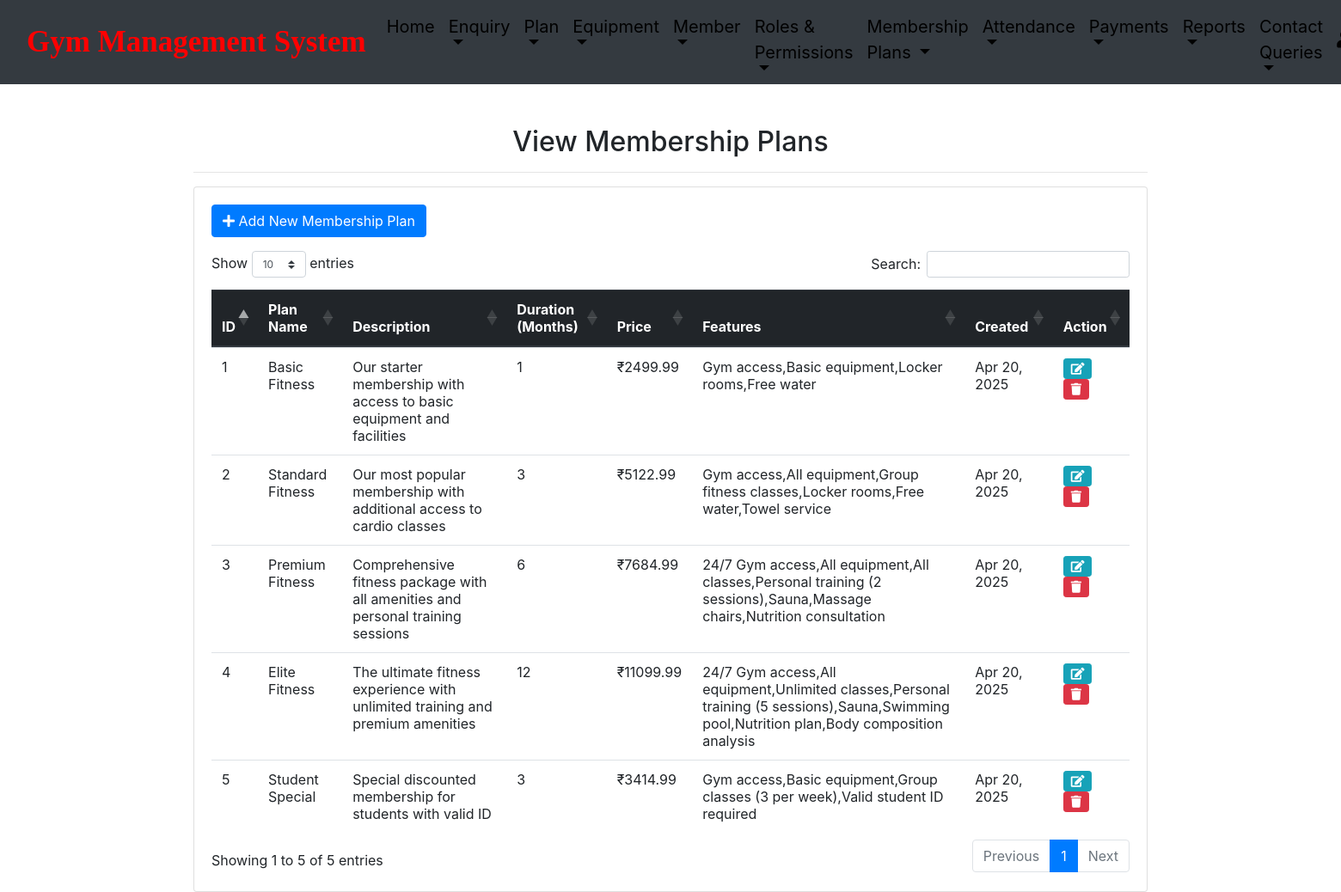
/viewMembershipPlans (signed in), run on the app's committed database.
### gym/models.py (models this page shows, shortened)
class MembershipPlan(models.Model):
    name = models.CharField(max_length=100)
    description = models.TextField(null=True, blank=True)
    duration_months = models.IntegerField()
    price = models.DecimalField(max_digits=10, decimal_places=2)
    features = models.TextField(null=True, blank=True, help_text="Comma-separated list of features")
    created_at = models.DateTimeField(auto_now_add=True)

### gym/views.py (the view)
# urls.py: path('viewMembershipPlans', viewMembershipPlans, name='viewMembershipPlans'),
def viewMembershipPlans(request):
    if not request.user.is_authenticated:
        return redirect('admin_login')
    membership_plans = MembershipPlan.objects.all()
    return render(request, 'viewMembershipPlans.html', locals())

### gym/templates/viewMembershipPlans.html (shortened to what this page needs)
{% include 'admin_nav.html' %}
{% load static %}
<head>
</head>
<div class="container mt-5">
    <h2 class="text-center">View Membership Plans</h2>
    <hr>
    <div class="row">
        <div class="col-sm-12">
            <div class="card">
                <div class="card-body">
                    <a href="{% url 'addMembershipPlan' %}" class="btn btn-primary mb-3">
                        <i class="fas fa-plus"></i> Add New Membership Plan
                    </a>
                    <div class="table-responsive">
                        <table id="example" class="table table-hover table-responsive datatable">
                            <thead class="thead-dark">
                                <tr>
                                    <th>ID</th>
                                    <th>Plan Name</th>
                                    <th>Description</th>
                                    <th>Duration (Months)</th>
                                    <th>Price</th>
                                    <th>Features</th>
                                    <th>Created</th>
                                    <th>Action</th>
                                </tr>
                            </thead>
                            <tbody>
                                {% for plan in membership_plans %}
                                <tr>
                                    <td>{{ plan.id }}</td>
                                    <td>{{ plan.name }}</td>
                                    <td>{{ plan.description }}</td>
                                    <td>{{ plan.duration_months }}</td>
                                    <td>₹{{ plan.price }}</td>
                                    <td>{{ plan.features }}</td>
                                    <td>{{ plan.created_at|date:"M d, Y" }}</td>
                                    <td>
                                        <a href="{% url 'edit_MembershipPlan' plan.id %}" class="btn btn-sm btn-info">
                                            <i class="fas fa-edit"></i>
                                        </a>
                                        <a href="{% url 'delete_MembershipPlan' plan.id %}" class="btn btn-sm btn-danger" onclick="return confirm('Are you sure you want to delete?')">
                                            <i class="fas fa-trash"></i>
                                        </a>
                                    </td>
                                </tr>
                                {% empty %}
                                <tr>
                                    <td colspan="8" class="text-center">No membership plans found</td>
                                </tr>
                                {% endfor %}
                            </tbody>
                        </table>
                    </div>
                </div>
            </div>
        </div>
    </div>
</div>

### data on the page
MembershipPlan: id "1", name "Basic Fitness", description "Our starter membership with access to basic equipment and facilities", duration_months "1", price "2499.99", features "Gym access,Basic equipment,Locker rooms,Free water", created_at "Apr 20, 2025"
MembershipPlan: id "2", name "Standard Fitness", description "Our most popular membership with additional access to cardio classes", duration_months "3", price "5122.99", features "Gym access,All equipment,Group fitness classes,Locker rooms,Free water,Towel service", created_at "Apr 20, 2025"
MembershipPlan: id "3", name "Premium Fitness", description "Comprehensive fitness package with all amenities and personal training sessions", duration_months "6", price "7684.99", features "24/7 Gym access,All equipment,All classes,Personal training (2 sessions),Sauna,Massage chairs,Nutrition consultation", created_at "Apr 20, 2025"
MembershipPlan: id "4", name "Elite Fitness", description "The ultimate fitness experience with unlimited training and premium amenities", duration_months "12", price "11099.99", features "24/7 Gym access,All equipment,Unlimited classes,Personal training (5 sessions),Sauna,Swimming pool,Nutrition plan,Body composition analysis", created_at "Apr 20, 2025"
MembershipPlan: id "5", name "Student Special", description "Special discounted membership for students with valid ID", duration_months "3", price "3414.99", features "Gym access,Basic equipment,Group classes (3 per week),Valid student ID required", created_at "Apr 20, 2025"
